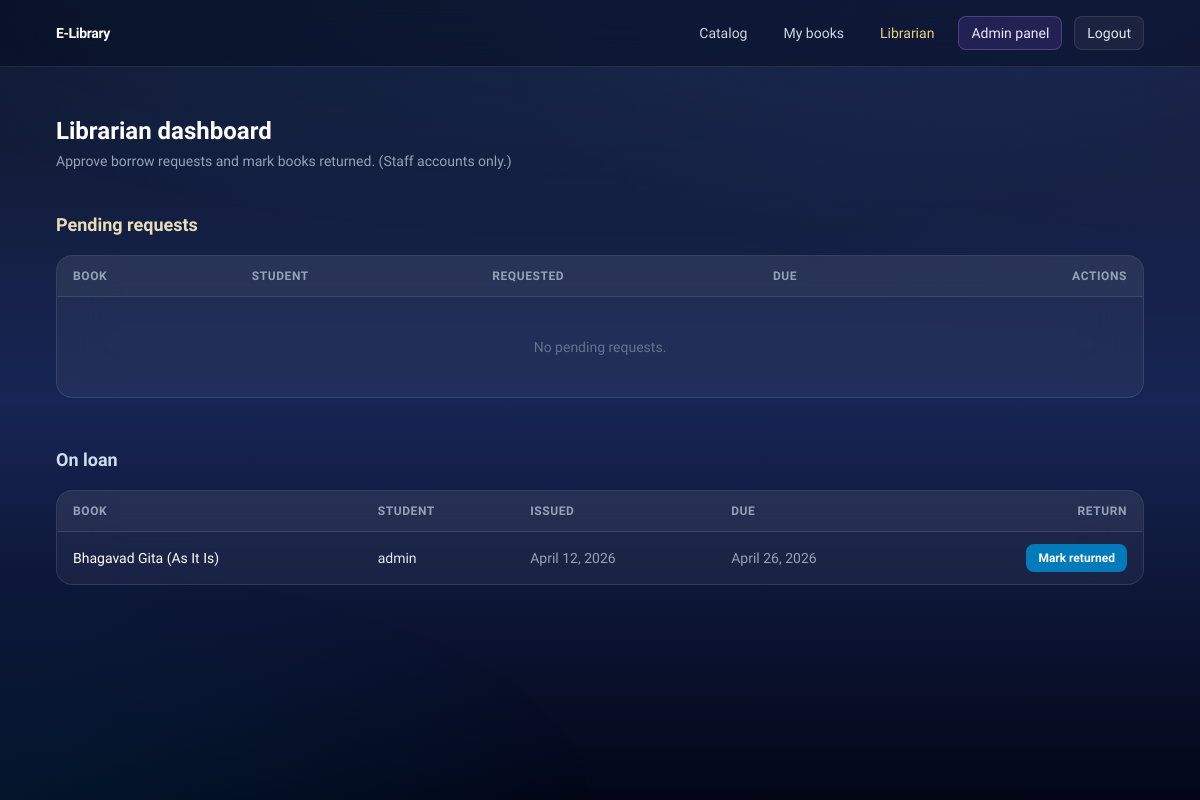
The app's page /librarian/ (signed in), older data.
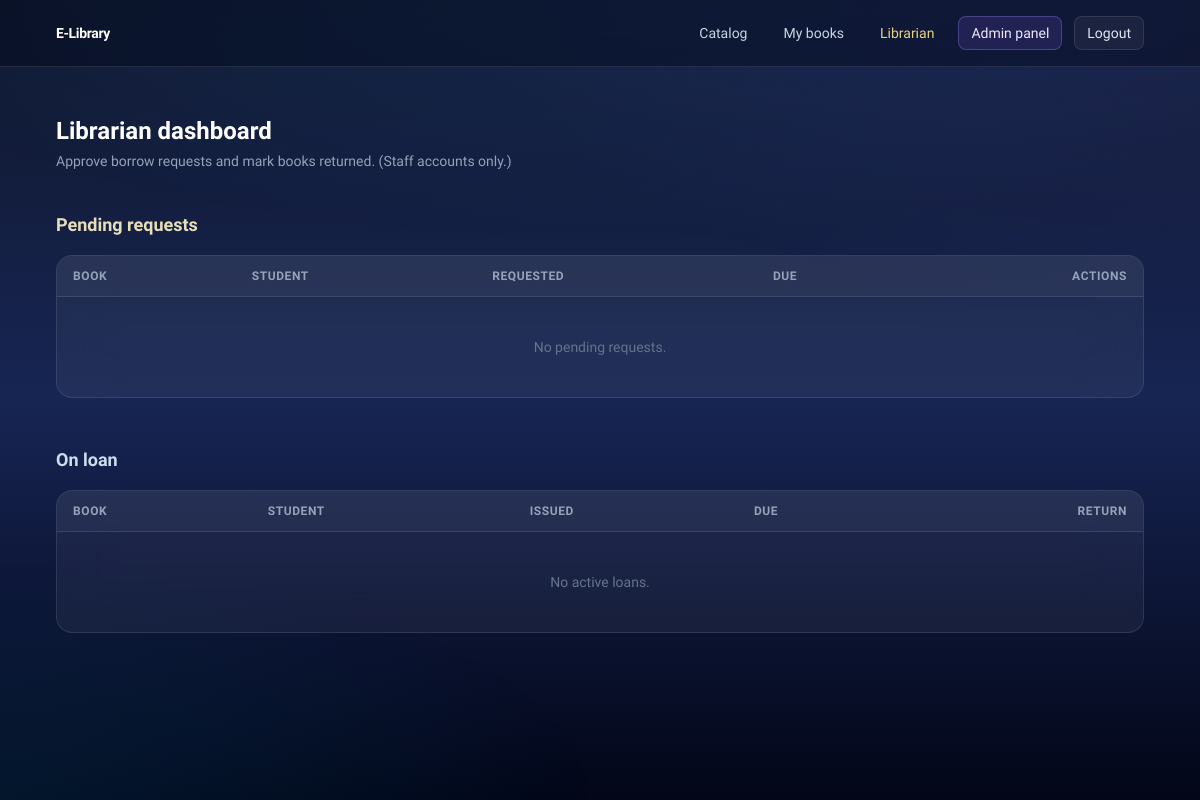
The same page, newer data.
### library/models.py (models this page shows, shortened)
class IssuedBook(models.Model):
    class Status(models.TextChoices):
        PENDING = "pending", "Pending"
        APPROVED = "approved", "Approved"
        RETURNED = "returned", "Returned"
    book = models.ForeignKey(
        Book,
        on_delete=models.CASCADE,
        related_name="issued_books",
    )
    user = models.ForeignKey(
        settings.AUTH_USER_MODEL,
        on_delete=models.CASCADE,
        related_name="issued_books",
    )
    issue_date = models.DateField(auto_now_add=True)
    return_date = models.DateField()
    status = models.CharField(
        max_length=16,
        choices=Status.choices,
        default=Status.PENDING,
    )
    class Meta:
        ordering = ["-issue_date"]
        verbose_name = "Issued book"
        verbose_name_plural = "Issued books"

class Book(models.Model):
    class Category(models.TextChoices):
        FICTION = "fiction", "Fiction"
        TECH = "tech", "Tech"
        SCI_FI = "sci-fi", "Sci-Fi"
        NON_FICTION = "non-fiction", "Non-Fiction"
        BIOGRAPHY = "biography", "Biography"
        HISTORY = "history", "History"
        OTHER = "other", "Other"
    title = models.CharField(max_length=255)
    author = models.CharField(max_length=255)
    isbn = models.CharField(
        max_length=20,
        blank=True,
        default="",
        help_text="International Standard Book Number (optional).",
    )
    category = models.CharField(
        max_length=32,
        choices=Category.choices,
        default=Category.FICTION,
    )
    image = models.ImageField(
        upload_to="book_covers/",
        blank=True,
        null=True,
        help_text="Upload a cover file. If set, this is shown instead of the URL below.",
    )
    image_url = models.URLField(
        max_length=500,
        blank=True,
        default="",
        help_text="Or paste a direct image link (https://…jpg/png). Used when no file is uploaded.",
    )
    is_available = models.BooleanField(default=True)
    class Meta:
        ordering = ["title"]

### library/views.py (the view, shortened to what this page needs)
# urls.py: path("librarian/", librarian_dashboard, name="librarian_dashboard"),
@user_passes_test(lambda u: u.is_staff)
def librarian_dashboard(request):
    pending = (
        IssuedBook.objects.filter(status=IssuedBook.Status.PENDING)
        .select_related("book", "user")
        .order_by("issue_date")
    )
    active = (
        IssuedBook.objects.filter(status=IssuedBook.Status.APPROVED)
        .select_related("book", "user")
        .order_by("return_date")
    )
    return render(
        request,
        "librarian_dashboard.html",
        {"pending": pending, "active": active},
    )

### library/templates/librarian_dashboard.html (shortened to what the changed rows need)
{% extends "base.html" %}
{% block content %}
<main class="mx-auto max-w-6xl px-4 py-12 sm:px-6 lg:px-8">
    <h1 class="text-2xl font-bold text-white">Librarian dashboard</h1>
    <section class="mt-10">
        <h2 class="text-lg font-semibold text-amber-100/90">Pending requests</h2>
        <div class="mt-4 overflow-hidden rounded-2xl border border-white/10 bg-white/[0.05] backdrop-blur-xl">
            <div class="overflow-x-auto">
                <table class="min-w-full divide-y divide-white/10 text-left text-sm">
                    <thead class="bg-white/[0.04] text-xs font-semibold uppercase tracking-wider text-slate-400">
                        <tr>
                            <th class="px-4 py-3">Book</th>
                            <th class="px-4 py-3">Student</th>
                            <th class="px-4 py-3">Requested</th>
                            <th class="px-4 py-3">Due</th>
                            <th class="px-4 py-3 text-right">Actions</th>
                        </tr>
                    </thead>
                </table>
            </div>
        </div>
    </section>
    <section class="mt-12">
        <h2 class="text-lg font-semibold text-sky-100/90">On loan</h2>
        <div class="mt-4 overflow-hidden rounded-2xl border border-white/10 bg-white/[0.05] backdrop-blur-xl">
            <div class="overflow-x-auto">
                <table class="min-w-full divide-y divide-white/10 text-left text-sm">
                    <thead class="bg-white/[0.04] text-xs font-semibold uppercase tracking-wider text-slate-400">
                        <tr>
                            <th class="px-4 py-3">Book</th>
                            <th class="px-4 py-3">Student</th>
                            <th class="px-4 py-3">Issued</th>
                            <th class="px-4 py-3">Due</th>
                            <th class="px-4 py-3 text-right">Return</th>
                        </tr>
                    </thead>
                    <tbody class="divide-y divide-white/5">
                        {% for row in active %}
                        <tr class="text-slate-200">
                            <td class="px-4 py-3 font-medium text-white">{{ row.book.title }}</td>
                            <td class="px-4 py-3">{{ row.user.get_username }}</td>
                            <td class="px-4 py-3 text-slate-400">{{ row.issue_date }}</td>
                            <td class="px-4 py-3 text-slate-400">{{ row.return_date }}</td>
                            <td class="px-4 py-3 text-right">
                                <form method="post" class="inline">
                                    <button type="submit" name="action" value="return"
                                        class="rounded-lg bg-sky-600/90 px-3 py-1.5 text-xs font-semibold text-white hover:bg-sky-500">Mark returned</button>
                                </form>
                            </td>
                        </tr>
                        {% empty %}
                        <tr><td colspan="5" class="px-4 py-10 text-center text-slate-500">No active loans.</td></tr>
                        {% endfor %}
                    </tbody>
                </table>
            </div>
        </div>
    </section>
</main>
{% endblock %}

Row changes from the older to the newer data that the page shows:
removed IssuedBook: book "Bhagavad Gita (As It Is)", user.get_username "admin", issue_date "April 12, 2026", return_date "April 26, 2026"
Text that changed along with them:
text now shown: "No active loans."
